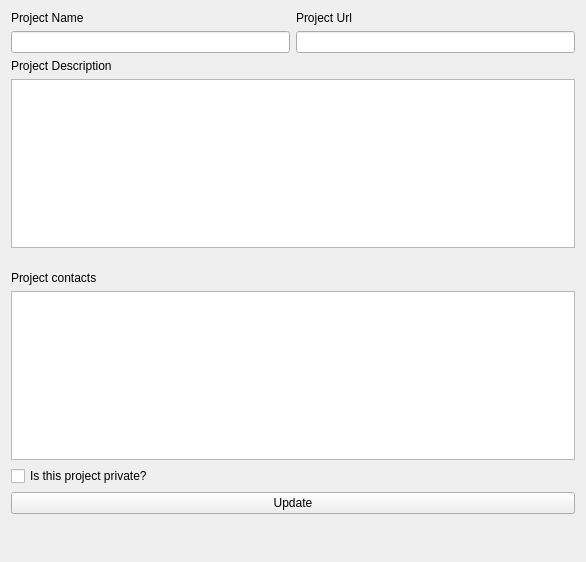
<?xml version="1.0" encoding="UTF-8"?>
<ui version="4.0">
 <class>projectCreation01</class>
 <widget class="QWidget" name="projectCreation01">
  <property name="geometry">
   <rect>
    <x>0</x>
    <y>0</y>
    <width>586</width>
    <height>562</height>
   </rect>
  </property>
  <property name="sizePolicy">
   <sizepolicy hsizetype="MinimumExpanding" vsizetype="MinimumExpanding">
    <horstretch>0</horstretch>
    <verstretch>0</verstretch>
   </sizepolicy>
  </property>
  <property name="styleSheet">
   <string notr="true"/>
  </property>
  <layout class="QVBoxLayout" name="verticalLayout_2">
   <item>
    <layout class="QVBoxLayout" name="verticalLayout">
     <item>
      <layout class="QHBoxLayout" name="horizontalLayout_2">
       <item>
        <layout class="QVBoxLayout" name="verticalLayout_5">
         <item>
          <widget class="QLabel" name="project_name_label">
           <property name="text">
            <string>Project Name</string>
           </property>
          </widget>
         </item>
         <item>
          <widget class="QLineEdit" name="project_name_text"/>
         </item>
        </layout>
       </item>
       <item>
        <layout class="QVBoxLayout" name="verticalLayout_4">
         <item>
          <widget class="QLabel" name="project_url_label">
           <property name="text">
            <string>Project Url</string>
           </property>
          </widget>
         </item>
         <item>
          <widget class="QLineEdit" name="project_url_text"/>
         </item>
        </layout>
       </item>
      </layout>
     </item>
     <item>
      <layout class="QVBoxLayout" name="verticalLayout_6">
       <item>
        <widget class="QLabel" name="project_desc_label">
         <property name="text">
          <string>Project Description</string>
         </property>
        </widget>
       </item>
       <item>
        <widget class="QTextEdit" name="project_desc_text"/>
       </item>
      </layout>
     </item>
     <item>
      <spacer name="verticalSpacer_2">
       <property name="orientation">
        <enum>Qt::Vertical</enum>
       </property>
       <property name="sizeHint" stdset="0">
        <size>
         <width>20</width>
         <height>40</height>
        </size>
       </property>
      </spacer>
     </item>
     <item>
      <widget class="QLabel" name="project_contact_label">
       <property name="text">
        <string>Project contacts</string>
       </property>
      </widget>
     </item>
     <item>
      <widget class="QListWidget" name="project_contact_list"/>
     </item>
     <item>
      <widget class="QCheckBox" name="access_checkbox">
       <property name="text">
        <string>Is this project private?</string>
       </property>
      </widget>
     </item>
     <item>
      <widget class="QPushButton" name="update_button">
       <property name="text">
        <string>Update</string>
       </property>
      </widget>
     </item>
     <item>
      <widget class="QLabel" name="update_status_label">
       <property name="text">
        <string/>
       </property>
      </widget>
     </item>
     <item>
      <spacer name="verticalSpacer">
       <property name="orientation">
        <enum>Qt::Vertical</enum>
       </property>
       <property name="sizeHint" stdset="0">
        <size>
         <width>20</width>
         <height>40</height>
        </size>
       </property>
      </spacer>
     </item>
    </layout>
   </item>
  </layout>
 </widget>
 <resources/>
 <connections/>
</ui>
